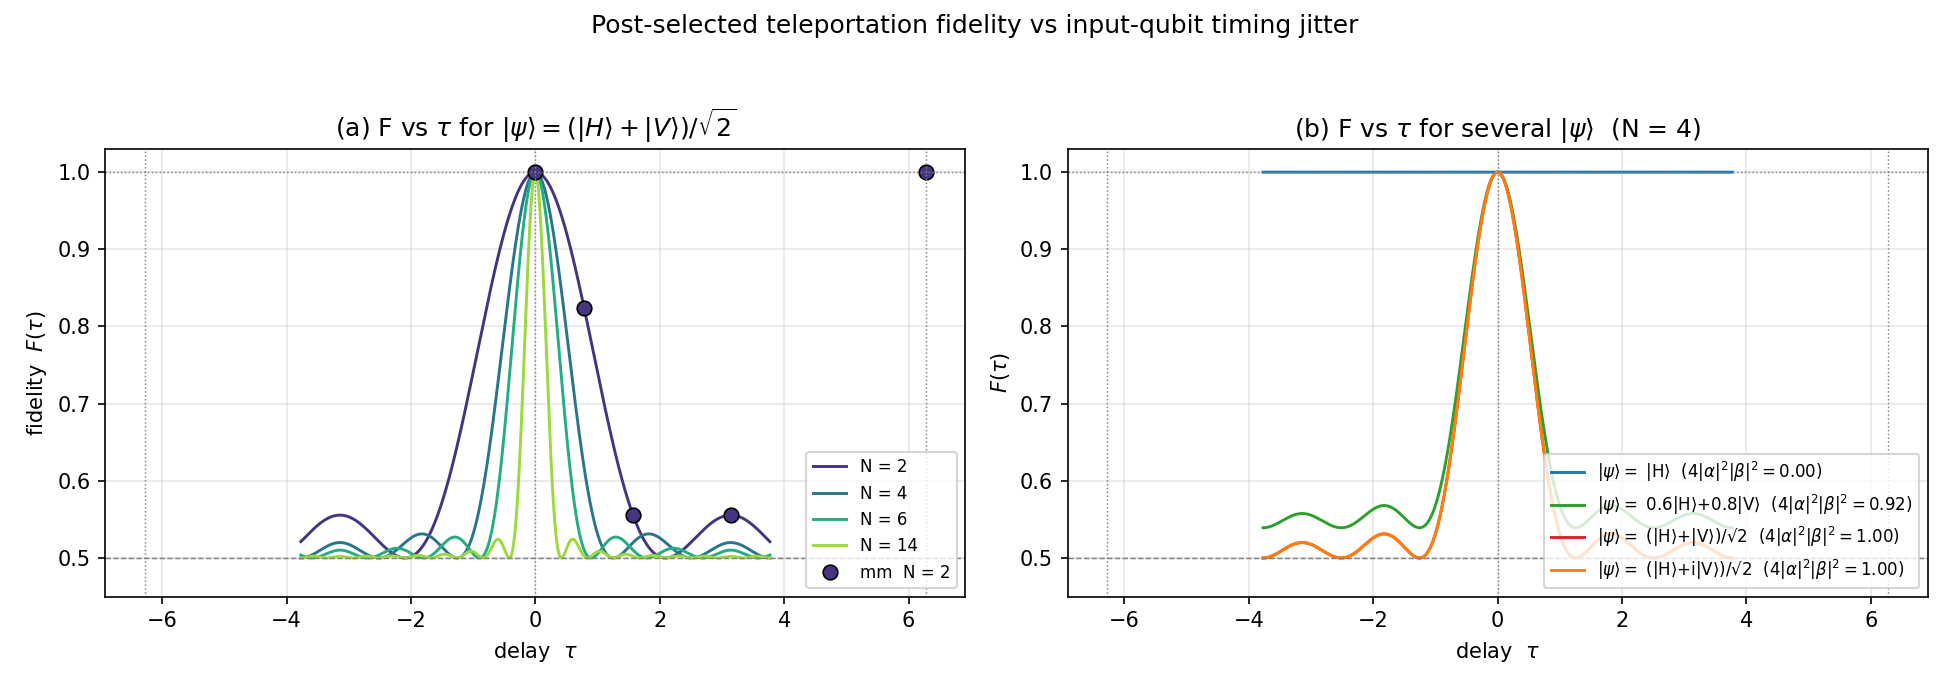

This chart was generated by the following Python code:
"""
Teleportation fidelity vs input-qubit timing jitter.

Builds on `teleportation_time_jitter.py` by completing the protocol:
  1. Project onto Bell-state-uniquely-identifying detection outcomes
     (the "diff pol" outcomes — coincidence with HV split, or 1-arm with
     HV bunched).  Outcomes that bunch HH/VV at one arm are ambiguous
     between Φ⁺ and Φ⁻, so we post-select against them.  Post-selection
     probability is exactly 1/2, independent of τ.
  2. Apply Bob's Pauli correction for that outcome (resource = |Φ⁻⟩_AB):
         (1, 0, 0, 1) "1H@α, 1V@β":   X        ← Ψ⁻
         (0, 1, 1, 0) "1V@α, 1H@β":   X        ← Ψ⁻
         (1, 1, 0, 0) "1H+1V@α, 0@β": X then Z ← Ψ⁺  (ZX as a single op)
         (0, 0, 1, 1) "0@α, 1H+1V@β": Z then X ← Ψ⁺  (XZ)
  3. Compute fidelity between Bob's corrected reduced density matrix and
     the ideal target — the same wavepacket-shape qubit |ψ⟩_B on Bob's
     2(N+1) modes.  Both target and Bob's actual state are *multi-mode*,
     so the fidelity is the multi-mode overlap, not just a polarization
     2×2 trace.

Working through the BS algebra term by term (only Terms 2 = HVV and
Term 3 = VHH contribute to "diff pol" outcomes; the four post-selected
macros all give the same form under H↔V or α↔β symmetries) yields:

    F(τ) = 1 − 4 |α|² |β|² · HOM(τ)
         = 1 − 2 |α|² |β|² · (1 − D_N(Δω τ)² / (N+1)²)

where  HOM(τ) = (1/2)[1 − D_N(Δω τ)²/(N+1)²]  is the standard HOM dip.

Notes:
  * Computational-basis states |H⟩, |V⟩ have |α|²|β|² = 0 and stay at
    F = 1 for any delay — the Bell measurement preserves the bit even
    when the BS interference is destroyed.
  * Equator states (|H⟩ + e^{iφ}|V⟩)/√2 have |α|²|β|² = 1/4 and feel the
    full HOM dip: F = 1 − HOM(τ), reaching F = 1/2 at full distinguishability.
  * The carrier ω₀ drops out; only Δω · τ matters (same as the basic HOM dip).

We cross-check at N = 2 by building the explicit 6(N+1)-mode post-BS ket
in mrmustard, slicing on each post-selected αβ Fock outcome, and summing
|⟨U|ψ_target⟩ | B_unnorm⟩|² over outcomes.
"""

import numpy as np
import matplotlib.pyplot as plt

from mrmustard import math as mm_math

mm_math.change_backend("tensorflow")  # PNR / Fock probs need the TF backend

import mrmustard.lab as lab

from coincidence_utils import (
    DELTA_OMEGA, OMEGA_0, T_REP, T_CAR,
    mode_frequencies, dirichlet_kernel,
)

# parameters
alpha, beta = 1.0 / np.sqrt(2), 1.0 / np.sqrt(2)   # state to teleport
mm_N = 2
mm_taus = np.array([0.0, T_REP / 8, T_REP / 4, T_REP / 2, T_REP])


# ----------------------------------------------------------------------
# Analytic formulas
# ----------------------------------------------------------------------
def hom_dip(tau, N):
    """Standard HOM dip:  (1/2)[1 − D_N(Δω τ)²/(N+1)²]."""
    D = dirichlet_kernel(DELTA_OMEGA * tau, N)
    return 0.5 * (1.0 - (D / (N + 1)) ** 2)


def fidelity_analytic(alpha, beta, tau, N):
    """F(τ) = 1 − 4|α|²|β|² · HOM(τ).

    Post-selected (1/2 efficiency), with the right Pauli correction for each
    of the four diff-pol outcomes (resource = |Φ⁻⟩_AB).  Only |α|²|β|² enters,
    so the phase of α/β and individual magnitudes are irrelevant.
    """
    return 1.0 - 4.0 * (abs(alpha) ** 2) * (abs(beta) ** 2) * hom_dip(tau, N)


# ----------------------------------------------------------------------
# Mode layout helper
# ----------------------------------------------------------------------
def _mode_idx(qubit, polarization, freq, M):
    """Global mode index for (qubit ∈ {C,A,B}, pol ∈ {H,V}, freq ∈ 0..M-1)."""
    qubit_offset = {"C": 0, "A": 2 * M, "B": 4 * M}[qubit]
    pol_offset = {"H": 0, "V": M}[polarization]
    return qubit_offset + pol_offset + freq


# ----------------------------------------------------------------------
# Input ket builder (same as teleportation_time_jitter.py)
# ----------------------------------------------------------------------
def build_input_ket(alpha, beta, N, ca_cutoff=3, b_cutoff=2):
    """|Ψ⟩_in = (α|H⟩_C + β|V⟩_C) ⊗ (|HH⟩_AB − |VV⟩_AB)/√2 in mixed-cutoff Fock."""
    M = N + 1
    n_modes = 6 * M
    shape = (ca_cutoff,) * (4 * M) + (b_cutoff,) * (2 * M)
    ket = np.zeros(shape, dtype=complex)

    c_amp = 1.0 / np.sqrt(M)
    bell_sign = {"H": +1.0, "V": -1.0}
    base = c_amp ** 3 / np.sqrt(2)

    for P_C, amp_C in [("H", alpha), ("V", beta)]:
        for P_AB in ["H", "V"]:
            sign = bell_sign[P_AB]
            for k_C in range(M):
                for k_A in range(M):
                    for k_B in range(M):
                        idx = [0] * n_modes
                        idx[_mode_idx("C", P_C, k_C, M)] = 1
                        idx[_mode_idx("A", P_AB, k_A, M)] = 1
                        idx[_mode_idx("B", P_AB, k_B, M)] = 1
                        ket[tuple(idx)] = amp_C * sign * base
    return ket


# ----------------------------------------------------------------------
# Bob's target ket (multi-mode single-photon polarization wavepacket)
# ----------------------------------------------------------------------
def target_ket(alpha, beta, N):
    """|ψ_target⟩_B = α|H⟩_B + β|V⟩_B with the same wavepacket as the input C qubit.

    Returned as a Fock-basis array of shape (2,)*(2(N+1)) over Bob's H,V freq modes
    (axes 0..M-1 are H, axes M..2M-1 are V).
    """
    M = N + 1
    n_modes = 2 * M
    ket = np.zeros((2,) * n_modes, dtype=complex)
    c = 1.0 / np.sqrt(M)
    for k in range(M):
        idx = [0] * n_modes
        idx[k] = 1
        ket[tuple(idx)] = alpha * c
    for k in range(M):
        idx = [0] * n_modes
        idx[M + k] = 1
        ket[tuple(idx)] = beta * c
    return ket


# ----------------------------------------------------------------------
# Pauli operators on Bob's polarization (acting on the multi-mode ket)
# ----------------------------------------------------------------------
def apply_X_to_bob(ket, N):
    """X = polarization swap.  Transpose H-block ↔ V-block axes."""
    M = N + 1
    perm = list(range(M, 2 * M)) + list(range(0, M))
    return np.transpose(ket, perm)


def apply_Z_to_bob(ket, N):
    """Z = +1 on H components, −1 on V components.

    For our single-photon ket: V-component identifier = (any V mode has n=1).
    """
    M = N + 1
    idx_arr = np.indices(ket.shape)
    n_V = idx_arr[M:2 * M].sum(axis=0)
    sign = np.where(n_V % 2 == 1, -1.0, 1.0)
    return ket * sign


def apply_correction(ket, ops_tuple, N):
    """Apply a sequence of Pauli ops in tuple order to Bob's ket.

    Note: Pauli matrices are Hermitian and self-inverse, so applying U vs U†
    differs only by a global sign on some basis components — same |amplitude|²
    in the fidelity.  Tuple order matches teleportation_utils.py convention.
    """
    out = ket
    for op in ops_tuple:
        if op == "X":
            out = apply_X_to_bob(out, N)
        elif op == "Z":
            out = apply_Z_to_bob(out, N)
        else:
            raise ValueError(f"Unknown Pauli op {op!r}")
    return out


# ----------------------------------------------------------------------
# Post-BS ket via mrmustard
# ----------------------------------------------------------------------
def post_BS_ket(alpha, beta, tau, N, ca_cutoff=3, b_cutoff=2):
    """Run |Ψ⟩_in through (delay on C) ∘ (BS_H, BS_V per frequency) and
    return the full post-BS ket as a numpy array."""
    M = N + 1
    omegas = mode_frequencies(N)
    state = lab.State(ket=build_input_ket(alpha, beta, N, ca_cutoff, b_cutoff))

    ops = []
    for P in ["H", "V"]:
        for k in range(M):
            ops.append(lab.Rgate(angle=float(omegas[k] * tau))[_mode_idx("C", P, k, M)])
    for P in ["H", "V"]:
        for k in range(M):
            ops.append(lab.BSgate(theta=np.pi / 4)[
                _mode_idx("C", P, k, M),
                _mode_idx("A", P, k, M),
            ])

    out = state >> lab.Circuit(ops)
    cutoffs = [ca_cutoff] * (4 * M) + [b_cutoff] * (2 * M)
    return np.asarray(out.ket(cutoffs=cutoffs))


# ----------------------------------------------------------------------
# Enumerate αβ Fock outcomes within a polarization-port macro
# ----------------------------------------------------------------------
def alpha_beta_outcomes(n_aH, n_aV, n_bH, n_bV, M):
    """Yield αβ index tuples (length 4M) consistent with the polarization-port counts.

    Each polarization-port has at most 1 photon in our post-selected macros, so
    we iterate over which frequency mode holds the photon.
    """
    def ways(n, M):
        if n == 0:
            yield (0,) * M
        elif n == 1:
            for k in range(M):
                t = [0] * M
                t[k] = 1
                yield tuple(t)
        else:
            raise NotImplementedError(f"n = {n} per polarization-port not supported")

    for aH in ways(n_aH, M):
        for aV in ways(n_aV, M):
            for bH in ways(n_bH, M):
                for bV in ways(n_bV, M):
                    yield aH + aV + bH + bV


# ----------------------------------------------------------------------
# Post-selected Bell-measurement table (resource = |Φ⁻⟩_AB)
# ----------------------------------------------------------------------
POSTSEL_MACROS = [
    ((1, 0, 0, 1), ("X",)),       # Ψ⁻
    ((0, 1, 1, 0), ("X",)),       # Ψ⁻
    ((1, 1, 0, 0), ("X", "Z")),   # Ψ⁺  (apply X first, then Z)
    ((0, 0, 1, 1), ("Z", "X")),   # Ψ⁺  (apply Z first, then X)
]


# ----------------------------------------------------------------------
# Mr Mustard fidelity
# ----------------------------------------------------------------------
def fidelity_mrmustard(alpha, beta, tau, N, ca_cutoff=3, b_cutoff=2):
    """Post-selected, post-correction multi-mode fidelity from the explicit ket.

    For each post-selected αβ Fock outcome (k_α, l_β):
        |B_unnorm⟩  = ⟨αβ_outcome | Ψ_BS⟩       (slice into the post-BS ket)
        ψ_eff       = U |ψ_target⟩               (Pauli applied — see note in apply_correction)
        contribution to numerator   = |⟨ψ_eff | B_unnorm⟩|²
        contribution to denominator = ‖B_unnorm‖²   (= probability of this Fock outcome)
    F = numerator / denominator   (averaged over all post-selected outcomes).
    """
    M = N + 1
    target = target_ket(alpha, beta, N)
    ket_out = post_BS_ket(alpha, beta, tau, N, ca_cutoff, b_cutoff)

    numerator = 0.0
    denominator = 0.0

    for counts, corr in POSTSEL_MACROS:
        psi_eff = apply_correction(target, corr, N)
        psi_conj = np.conj(psi_eff)
        for ab_idx in alpha_beta_outcomes(*counts, M):
            B_unnorm = ket_out[ab_idx]                # shape (2,)*2M
            amp = np.sum(psi_conj * B_unnorm)
            prob = np.sum(np.abs(B_unnorm) ** 2)
            numerator += abs(amp) ** 2
            denominator += prob

    return float(numerator / denominator) if denominator > 0 else 0.0


# ======================================================================
# Numbers + plots
# ======================================================================
print(f"Mode spacing  Δω = {DELTA_OMEGA}   (T_rep = 2π/Δω = {T_REP:.4f})")
print(f"Carrier       ω₀ = {OMEGA_0}    (T_car = 2π/ω₀ = {T_CAR:.4f}, ω₀/Δω = {OMEGA_0/DELTA_OMEGA:.0f})")
print()

# --- analytic snapshot ------------------------------------------------
demo_N = 4
print(f"== Analytic post-selected fidelity  F(τ) = 1 − 4|α|²|β|² · HOM(τ)  (N = {demo_N}) ==")
states_demo = [
    ("|H⟩",            (1.0, 0.0)),
    ("(|H⟩+|V⟩)/√2",  (1 / np.sqrt(2),  1 / np.sqrt(2))),
    ("(|H⟩+i|V⟩)/√2", (1 / np.sqrt(2), 1j / np.sqrt(2))),
    ("0.6|H⟩+0.8|V⟩", (0.6, 0.8)),
]
print(f"{'state':>20}  {'4|α|²|β|²':>10}  " + "  ".join(f"τ={t:+.3f}" for t in [0.0, T_REP/16, T_REP/8, T_REP/4, T_REP/2]))
for name, (a, b) in states_demo:
    coef = 4 * abs(a) ** 2 * abs(b) ** 2
    Fs = [fidelity_analytic(a, b, t, demo_N) for t in [0.0, T_REP/16, T_REP/8, T_REP/4, T_REP/2]]
    print(f"{name:>20}  {coef:10.3f}  " + "  ".join(f"{F:8.4f}" for F in Fs))
print()

# --- mrmustard cross-check at N = 2 -----------------------------------
print(f"== mrmustard cross-check (N = {mm_N} → {mm_N+1} modes/pol/qubit, "
      f"|ψ⟩ = (|H⟩+|V⟩)/√2,  ca_cutoff = 3, b_cutoff = 2) ==")
print(f"{'τ':>10} {'analytic':>12} {'mrmustard':>12} {'Δ':>12}")
mm_F = np.empty_like(mm_taus)
for i, tau in enumerate(mm_taus):
    F_an = fidelity_analytic(alpha, beta, tau, mm_N)
    F_mm = fidelity_mrmustard(alpha, beta, tau, mm_N)
    mm_F[i] = F_mm
    print(f"{tau:+10.4f} {F_an:12.6f} {F_mm:12.6f} {F_mm - F_an:+12.2e}")
print()

# --- plots -----------------------------------------------------------
fig, axes = plt.subplots(1, 2, figsize=(13, 4.6))

# (a) F vs τ for several N at fixed |ψ⟩ = (|H⟩+|V⟩)/√2 (worst case)
ax = axes[0]
tau_grid = np.linspace(-0.6 * T_REP, 0.6 * T_REP, 4001)
N_curves = [2, 4, 6, 14]
N_to_color = dict(zip(N_curves, plt.cm.viridis(np.linspace(0.15, 0.85, len(N_curves)))))
a_eq, b_eq = 1 / np.sqrt(2), 1 / np.sqrt(2)
for N in N_curves:
    F = np.array([fidelity_analytic(a_eq, b_eq, t, N) for t in tau_grid])
    ax.plot(tau_grid, F, color=N_to_color[N], lw=1.4, label=f"N = {N}")
ax.plot(mm_taus, mm_F, "o", color=N_to_color[mm_N],
        markeredgecolor="black", markeredgewidth=0.8, markersize=7,
        linestyle="none", label=f"mm  N = {mm_N}")
ax.axhline(0.5, color="gray", linestyle="--", linewidth=0.7)
ax.axhline(1.0, color="gray", linestyle=":", linewidth=0.7)
for k in [-1, 0, 1]:
    ax.axvline(k * T_REP, color="gray", linestyle=":", linewidth=0.7)
ax.set_xlabel(r"delay  $\tau$")
ax.set_ylabel(r"fidelity  $F(\tau)$")
ax.set_title(r"(a) F vs $\tau$ for $|\psi\rangle = (|H\rangle + |V\rangle)/\sqrt{2}$")
ax.set_ylim(0.45, 1.03)
ax.legend(fontsize=8, loc="lower right")
ax.grid(alpha=0.3)

# (b) F vs τ for several |ψ⟩ at fixed N
ax = axes[1]
N_b = 4
states_plot = [
    ("|H⟩",                 (1.0, 0.0),                       "tab:blue"),
    ("0.6|H⟩+0.8|V⟩",       (0.6, 0.8),                       "tab:green"),
    ("(|H⟩+|V⟩)/√2",       (1 / np.sqrt(2),  1 / np.sqrt(2)), "tab:red"),
    ("(|H⟩+i|V⟩)/√2",      (1 / np.sqrt(2), 1j / np.sqrt(2)), "tab:orange"),
]
for name, (a, b), c in states_plot:
    F = np.array([fidelity_analytic(a, b, t, N_b) for t in tau_grid])
    coef = 4 * abs(a) ** 2 * abs(b) ** 2
    ax.plot(tau_grid, F, color=c, lw=1.4,
            label=rf"$|\psi\rangle =$ {name}  ($4|\alpha|^2|\beta|^2 = {coef:.2f}$)")
ax.axhline(0.5, color="gray", linestyle="--", linewidth=0.7)
ax.axhline(1.0, color="gray", linestyle=":", linewidth=0.7)
for k in [-1, 0, 1]:
    ax.axvline(k * T_REP, color="gray", linestyle=":", linewidth=0.7)
ax.set_xlabel(r"delay  $\tau$")
ax.set_ylabel(r"$F(\tau)$")
ax.set_title(rf"(b) F vs $\tau$ for several $|\psi\rangle$  (N = {N_b})")
ax.set_ylim(0.45, 1.03)
ax.legend(fontsize=8, loc="lower right")
ax.grid(alpha=0.3)

plt.suptitle(r"Post-selected teleportation fidelity vs input-qubit timing jitter")
plt.tight_layout(rect=[0, 0, 1, 0.95])
plt.savefig("teleportation_time_jitter_fidelity.png", dpi=150)
plt.show()
print("Plot saved to teleportation_time_jitter_fidelity.png")
